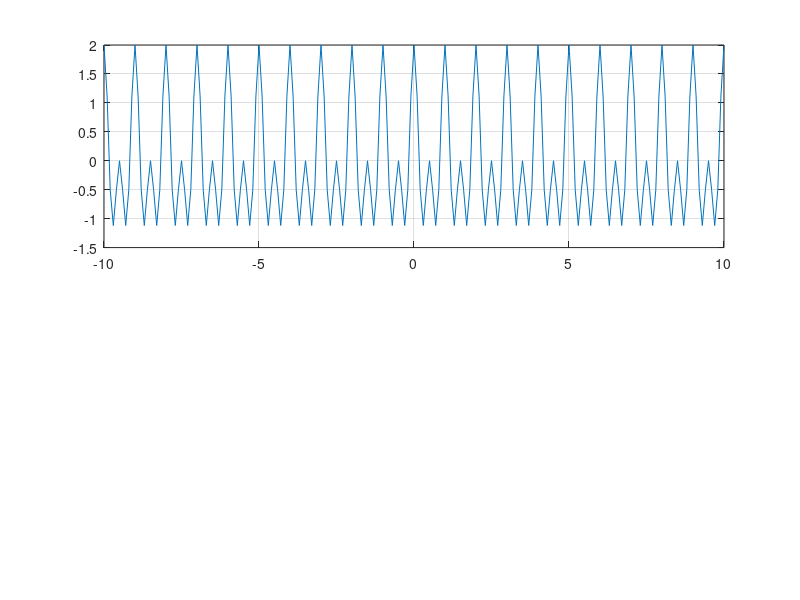

This chart was generated by the following MATLAB code: (Note: this script raises an error after producing the figure.)
clc;
clear all;
close all;
t=-10:0.1:10;
A=cos(2*pi*t)+cos(4*pi*t);
subplot(2,1,1);plot(t,A);grid on
[idx,idx]=findpeaks(A);
T=(idx(2))-(idx(1))
B=cos(2*pi*t)+cos(2*t);
subplot(2,1,2);plot(t,B);
[z,z]=findpeaks(B);
B=(z(2))-(z(1))
